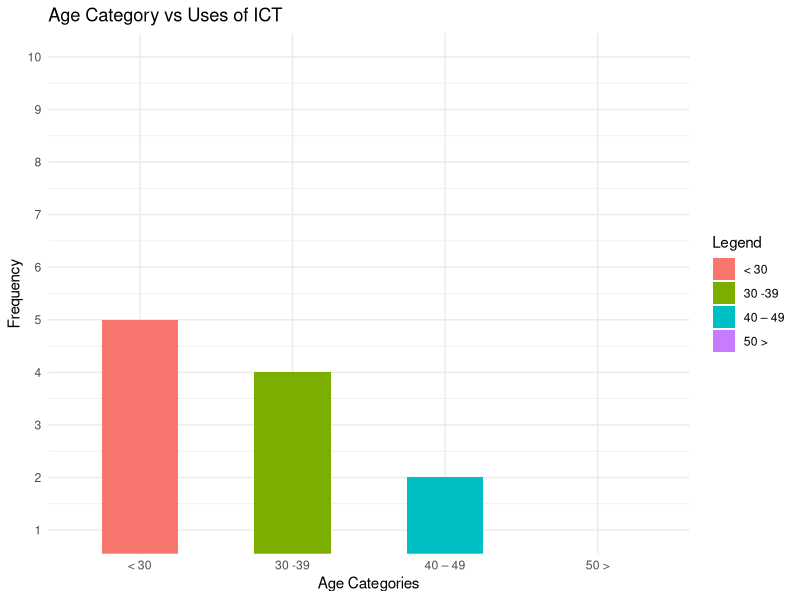

Reproduce this figure in R.
library(readxl)
library(ggplot2)

age_group<-as.data.frame(read_excel("Demographic_and_BI_adoption.xlsx", sheet = "Demography_information", range = "C2:C13",col_names = FALSE,col_types = "text"))

bi_doption<-as.data.frame(read_excel("Demographic_and_BI_adoption.xlsx", sheet = "Business_intelligence_adoption", range = "C2:C13",col_names = FALSE,col_types = "text"))

occurance<-table(age_group[,1],bi_doption[,1])

q<-as.data.frame.matrix(occurance)
age_row_names <-as.data.frame(row.names.data.frame(q))
nFrame<-data.frame(
  age = age_row_names,
  no = q[,1],
  yes = q[,2]
)
colnames(nFrame)<-c("age","no","yes")

#tiff("age_vs_uses_of_ict_barChat.tiff", units="in", width=5, height=5, res=300)
ggplot(nFrame, aes(x=age,y = yes,fill=age)) + 
  geom_col(width = 0.5)+
  scale_y_continuous(breaks = seq(1,10,by=1))+
  coord_cartesian(ylim = c(1,10))+
  labs(
    title = "Age Category vs Uses of ICT",
    x="Age Categories",
    y="Frequency",
    fill ="Legend"
  )+theme_minimal()
#dev.off()
